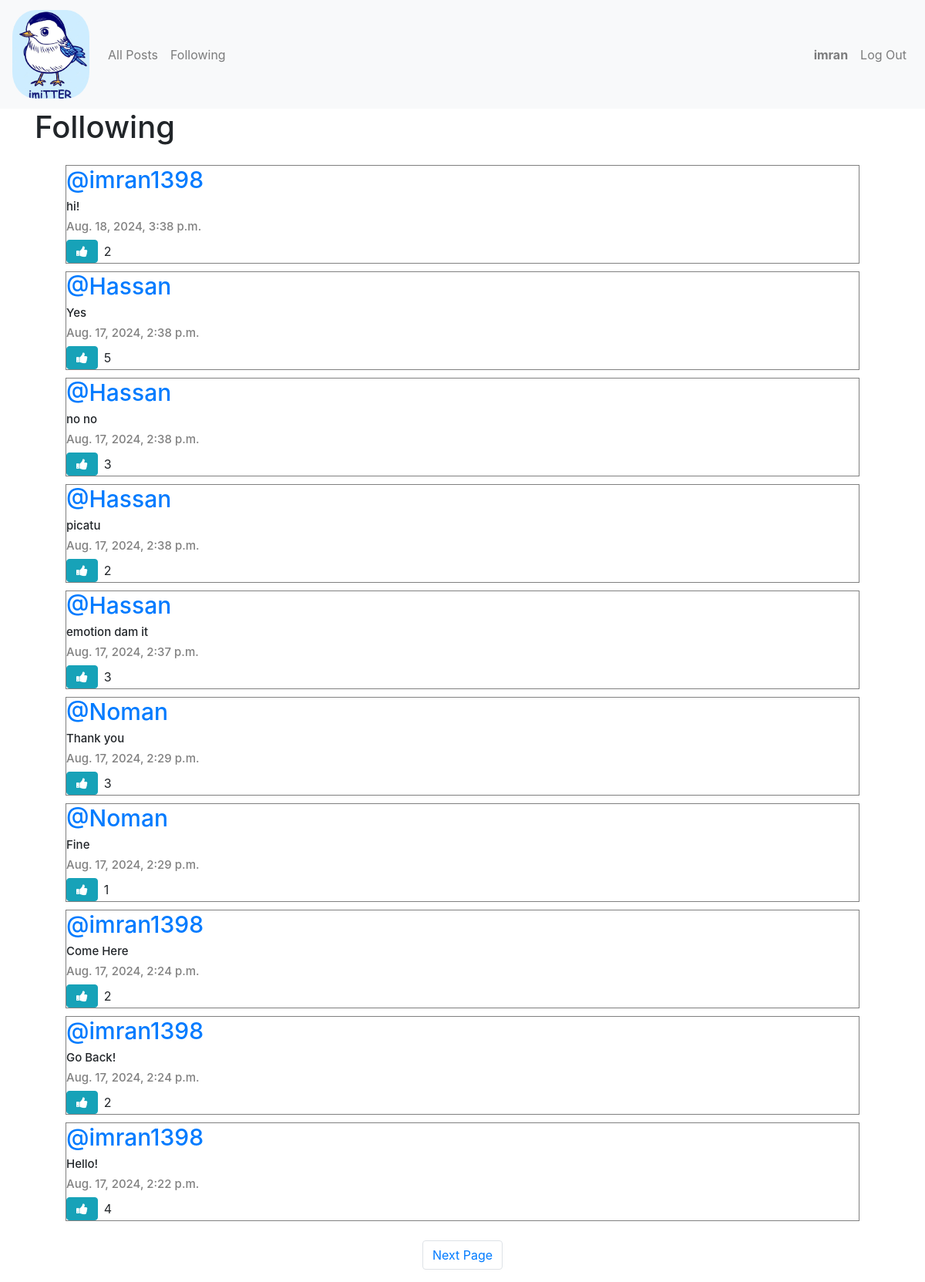
Page /following (signed in) on the committed database.
### network/models.py (models this page shows, shortened)
class User(AbstractUser):
    pass

class Post(models.Model):
    content = models.CharField(max_length=140)
    user = models.ForeignKey(User, on_delete=models.CASCADE, related_name="author")
    date = models.DateTimeField(auto_now_add=True)
    def like_count(self):
        return self.post_like.count()

### network/views.py (the view)
# urls.py: path("following", views.following, name="following"),
def following(request):
    currentUser = User.objects.get(pk=request.user.id)
    followingPeople = Follow.objects.filter(user=currentUser)
    allPosts = Post.objects.all().order_by('id').reverse()
    followingPosts = []
    for post in allPosts:
        for person in followingPeople:
            if person.user_follower == post.user:
                followingPosts.append(post)
    paginator = Paginator(followingPosts, 10)
    page_number = request.GET.get('page')
    posts_of_the_page = paginator.get_page(page_number)
    return render(request, "network/following.html", {
        "posts_of_the_page": posts_of_the_page
    })

### network/templates/network/following.html (shortened to what this page needs)
{% extends "network/layout.html" %}
{% block body %}
<h1>Following</h1>
<div class="all-posts">
    {% for post in posts_of_the_page %}
    <div class="row post">
        <h5 class="username"><a href="{% url 'profile' user_id=post.user.id %}">@{{ post.user }}</a></h5>
        <h6 class="content">{{ post.content }}</h6>
        <h6 class="date">{{ post.date }}</h6>
        <div class="d-flex align-items-center like-unlike-buttons">
            {% if user.is_authenticated %}
            <div class="d-flex align-items-center">
                <button
                    class="btn btn-info fa {% if post.id in whoYouLiked %}fa-thumbs-down{% else %}fa-thumbs-up{% endif %}"
                    onclick="likeHandler({{ post.id }}, {{ whoYouLiked }})" id="{{ post.id }}"></button>
                <p id="like-count-{{ post.id }}" class="ml-2 mb-0">{{ post.like_count }}</p>
            </div>
            {% endif %}
        </div>
    </div>
    {% endfor %}
</div>
<nav aria-label="Page navigation example">
    <ul class="pagination d-flex justify-content-center">
        {% if posts_of_the_page.has_next %}
        <li class="page-item"><a class="page-link" href="?page={{ posts_of_the_page.next_page_number }}">Next Page</a>
        </li>
        {% endif %}
    </ul>
</nav>
{% endblock %}
{% load static %}

### network/templates/network/layout.html (shortened to what this page needs)
{% load static %}
<!DOCTYPE html>
<html lang="en">
<head>
    <link rel="stylesheet" href="https://stackpath.bootstrapcdn.com/bootstrap/4.4.1/css/bootstrap.min.css"
>
    <link href="{% static 'network/styles.css' %}" rel="stylesheet">
    <link rel="stylesheet" href="https://cdnjs.cloudflare.com/ajax/libs/font-awesome/4.7.0/css/font-awesome.min.css">
</head>
<body>
    <nav class="navbar navbar-expand-lg navbar-light bg-light">
        <a class="navbar-brand" href="{% url 'index' %}">
            <img class="img-fluid" src="{% static 'Images/blue.jpg' %}" alt="imiTTER"
                style="max-width: 100px; border-radius: 30%;">
        </a>
        <ul class="navbar-nav d-flex w-100 align-items-center">
            <li class="nav-item">
                <a class="nav-link" href="{% url 'index' %}">All Posts</a>
            </li>
            {% if user.is_authenticated %}
            <li class="nav-item">
                <a class="nav-link" href="{% url 'following' %}">Following</a>
            </li>
            {% endif %}
            {% if user.is_authenticated %}
            <li class="nav-item">
                <a class="nav-link" href="{% url 'profile' user_id=user.id %}"><strong>{{ user.username }}</strong></a>
            </li>
            <li class="nav-item">
                <a class="nav-link" href="{% url 'logout' %}">Log Out</a>
            </li>
            {% endif %}
        </ul>
    </nav>
    <div class="body container">
        {% block body %}
        {% endblock %}
    </div>
</body>
</html>

### network/static/network/styles.css (style rules this page uses)
.all-posts { display: flex; justify-content: flex-start; flex-direction: column; margin: 20px; }
.post { border: 0.1px solid gray; display: flex; justify-content: center; flex-direction: column; box-sizing: border-box; margin: 5px 20px; }
.content { font-size: 15px; }
.username { font-size: 30px; }
.date { color: gray; font-size: 15px; }

### rows in the picture
User: username "imran"
Post: user "imran1398", content "hi!", date "Aug. 18, 2024, 3:38 p.m.", like_count "2"
Post: user "Hassan", content "Yes", date "Aug. 17, 2024, 2:38 p.m.", like_count "5"
Post: user "Hassan", content "no no", date "Aug. 17, 2024, 2:38 p.m.", like_count "3"
Post: user "Hassan", content "picatu", date "Aug. 17, 2024, 2:38 p.m.", like_count "2"
Post: user "Hassan", content "emotion dam it", date "Aug. 17, 2024, 2:37 p.m.", like_count "3"
Post: user "Noman", content "Thank you", date "Aug. 17, 2024, 2:29 p.m.", like_count "3"
Post: user "Noman", content "Fine", date "Aug. 17, 2024, 2:29 p.m.", like_count "1"
Post: user "imran1398", content "Come Here", date "Aug. 17, 2024, 2:24 p.m.", like_count "2"
Post: user "imran1398", content "Go Back!", date "Aug. 17, 2024, 2:24 p.m.", like_count "2"
Post: user "imran1398", content "Hello!", date "Aug. 17, 2024, 2:22 p.m.", like_count "4"
